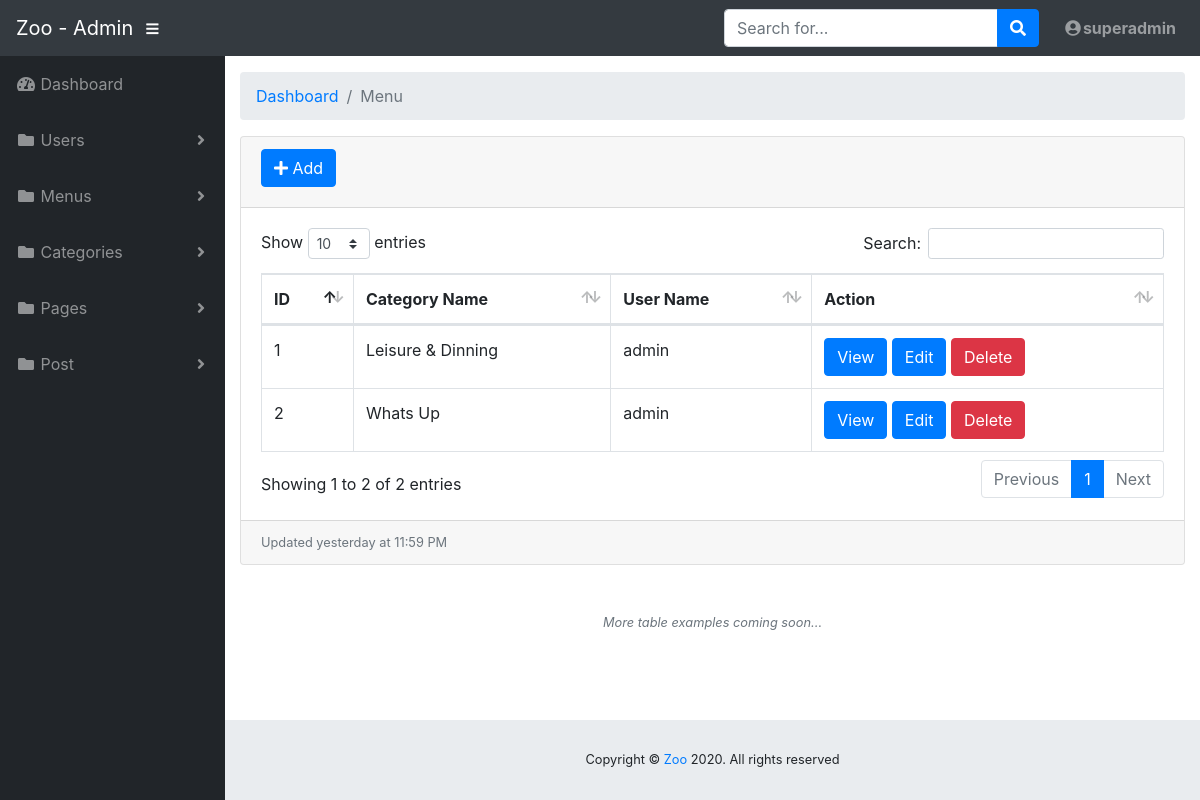
/admin/menu/list.php (signed in), run on an earlier commit of the app's database.
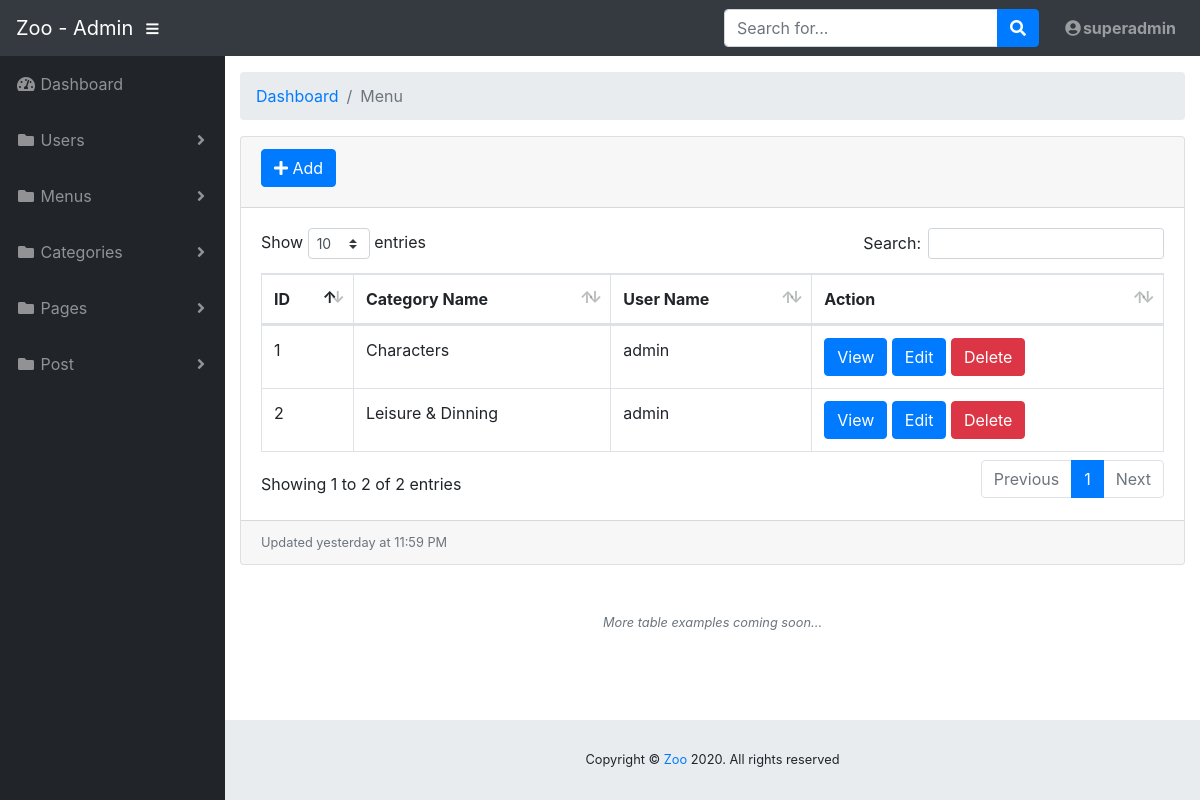
And on a later commit of the database.
### tables this page shows
CREATE TABLE `category` (
  `id` int(11) NOT NULL,
  `cate_name` varchar(250) NOT NULL,
  `parent_id` int(11) NOT NULL DEFAULT '0',
  `user` int(11) NOT NULL,
  `status` int(11) NOT NULL DEFAULT '1'
);

CREATE TABLE `users` (
  `user_id` int(11) NOT NULL,
  `username` varchar(250) NOT NULL,
  `password` varchar(250) NOT NULL,
  `role_id` int(11) NOT NULL DEFAULT '2',
  `status` int(1) NOT NULL DEFAULT '1'
);

### admin/menu/list.php (the view, shortened to what the changed rows need)
<!DOCTYPE html>
<html lang="en">
<head>
  <link href="../vendor/fontawesome-free/css/all.min.css" rel="stylesheet" type="text/css">
  <link href="../vendor/datatables/dataTables.bootstrap4.css" rel="stylesheet">
  <link href="../css/sb-admin.css" rel="stylesheet">
</head>
<body id="page-top">
  <div id="wrapper">
    <div id="content-wrapper">
      <div class="container-fluid">
        <div class="card mb-3">
          <div class="card-body">
            <div class="table-responsive">
              <table class="table table-bordered" id="dataTable" width="100%" cellspacing="0">
                <thead>
                  <tr>
                    <th>ID</th>
                    <th>Category Name</th>
                    <th>User Name</th>
                    <th>Action</th>
                  </tr>
                </thead>
                <tbody>
                  <?php
                      $conn = conn_db();
                      $sql = "SELECT * FROM category inner join users on category.user = users.user_id WHERE parent_id = 0 && category.status = 1";
                      $result = mysqli_query($conn, $sql);
                      if (mysqli_num_rows($result) > 0) {
                          $i = 1;
                          while ($row = mysqli_fetch_assoc($result)) {
                          ?>
                          <tr>
                              <td><?php echo $i++;  ?></td>
                              <td><?= $row['cate_name'] ?></td>
                              <td><?= $row['username'] ?></td>
                              <td>
                              <button class="btn btn-primary" type="button"><a class="text-white" href="<?="./view.php?id={$row['id']}" ?>" target="_blank"> View </a></button>
                              <button class="btn btn-primary" type="button"><a class="text-white" href="<?="./edit.php?id={$row['id']}" ?>" target="_blank"> Edit </a></button>
                              <button class="btn btn-danger" type="button"><a class="text-white" href="<?="./delete.php?id={$row['id']}" ?>" target="_blank" onclick="return confirm('Are you sure you want to delete this item?');"> Delete </button>
                          </td>
                          </tr>
                          <?php
                          }
                      }
                  ?>
              </tbody>
              </table>
            </div>
          </div>
        </div>
      </div>
    </div>
  </div>
</body>
</html>

What changed in the data, as far as the page shows it:
no longer on this page (row edited): category: cate_name "Whats Up", users.username "admin"
now on this page (row edited): category: cate_name "Characters", users.username "admin"
